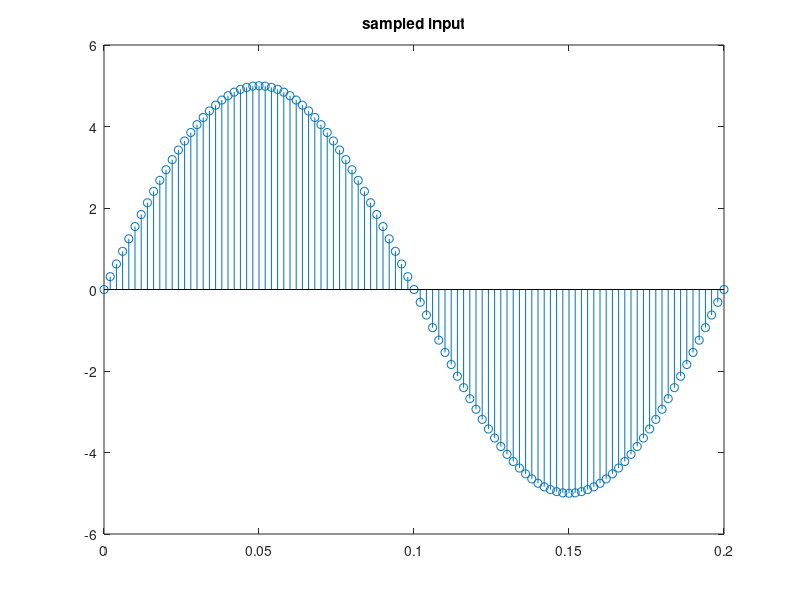
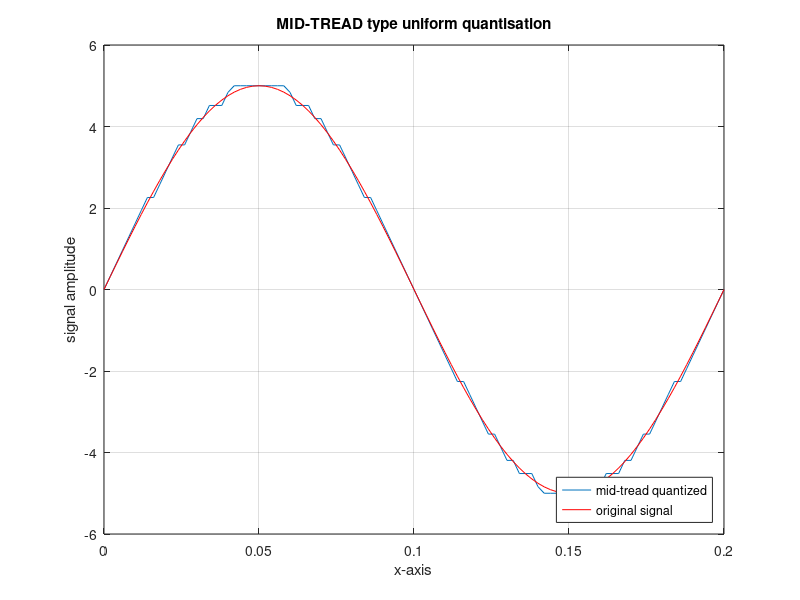
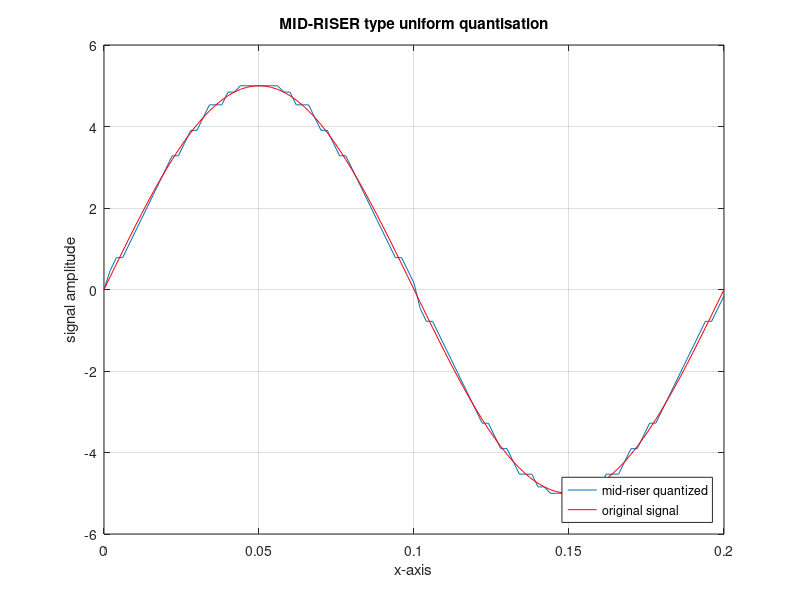

The MATLAB script that drew these images, in order:
clc;
close all;
bit=input('enter number of bits to encode=');

f=input('enter frequency of sine wave=');
fs=100*f;
t=0:1/fs:100/fs;                       
Am=input('Enter the amplitude of wave=');
y=Am*sin(2*pi*f*t);
%    y=Am*cos(2*pi*f*t);
figure(1);
stem(t,y); title('sampled input');
Nsamples=length(y)                
quantised_out=zeros(1,Nsamples);    
quantised_out1=zeros(1,Nsamples);

del=2*(Am)/((2^bit)-1);                
Llow=-Am+del/2;
Lhigh=Am-del/2;

for i=Llow:del:Lhigh               

    for j=1:Nsamples               
     if(((i-del/2)<y(j))&&(y(j)<(i+del/2)))        
        quantised_out(j)=i;                       
     end
     if(y(j)>Lhigh)
            quantised_out(j)=Lhigh+del/2;
      end
       if(y(j)<Llow)
            quantised_out(j)=Llow-del/2;
       end
    end                               
end
figure(2);
plot(t,quantised_out);                  
hold on; grid on;
title('MID-TREAD type uniform quantisation');xlabel('x-axis');ylabel('signal amplitude');
plot(t,y,'color','r');
legend('mid-tread quantized','original signal','location','southeast')
del1=2*(Am)/((2^bit));                  
Llow1=-Am+del1/2;
Lhigh1=Am-del1/2;

for i=Llow1:del1:Lhigh1               
    for j=1:Nsamples                     
     if(((i-del1/2)<y(j))&&(y(j)<(i+del1/2)))      
        quantised_out1(j)=i;
     end
      if(y(j)>Lhigh1)
            quantised_out1(j)=Lhigh1+del1/2;
      end
       if(y(j)<Llow1)
            quantised_out1(j)=Llow1-del1/2;
       end
     end                                  
    end                            
figure(3);
plot(t,quantised_out1);
title('MID-RISER type uniform quantisation');xlabel('x-axis');ylabel('signal amplitude');
hold on; grid on;                                        
plot(t,y,'color','r');
legend('mid-riser quantized','original signal','location','southeast');
